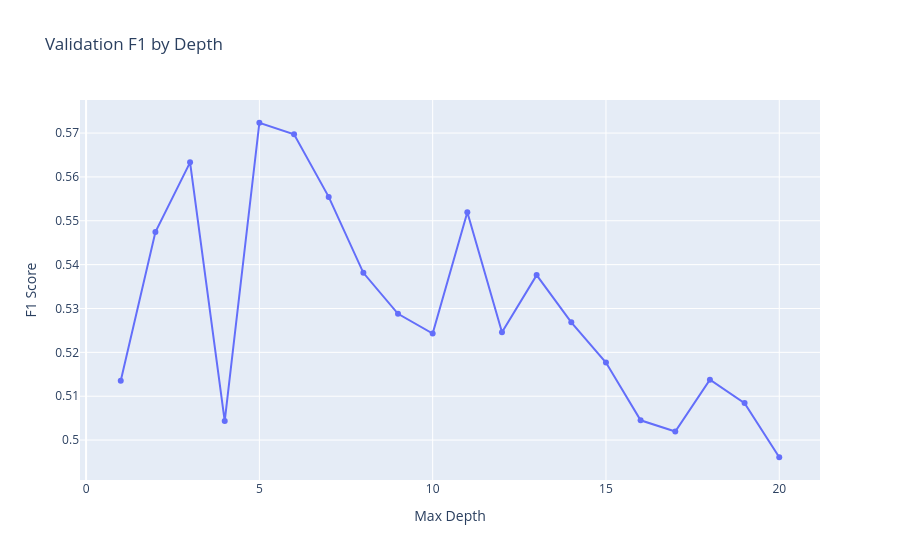

Notebook cell for this chart:
### Markdown cell above
#### 4.3.1 - Model Class Weight Parameter

### Code cell
model_dtc_we, depth, f1_dtc_we, roc_auc_dtc_we = dtc_optimizer(
    features_train_le,
    target_train_le,

    features_val_le,

    target_val_le,
    weight='balanced'
)

scores_df.loc[len(scores_df)] = [
    'model_dtc_we',
    '',
    depth,
    f1_dtc_we,
    roc_auc_dtc_we
]

### Figure 1 — Plotly figure (JSON) as saved in the notebook; plotly's stock layout.template omitted (floating-point values rounded to 4 significant figures)
{"data": [{"hovertemplate": "Max Depth=%{x}<br>F1 Score=%{y}<extra></extra>", "legendgroup": "", "line": {"color": "#636efa", "dash": "solid"}, "marker": {"symbol": "circle"}, "mode": "lines+markers", "name": "", "orientation": "v", "showlegend": false, "type": "scatter", "x": [1.0, 2.0, 3.0, 4.0, 5.0, 6.0, 7.0, 8.0, 9.0, 10.0, 11.0, 12.0, 13.0, 14.0, 15.0, 16.0, 17.0, 18.0, 19.0, 20.0], "xaxis": "x", "y": [0.5135, 0.5474, 0.5633, 0.5043, 0.5723, 0.5697, 0.5554, 0.5381, 0.5288, 0.5243, 0.552, 0.5246, 0.5376, 0.5268, 0.5177, 0.5045, 0.5019, 0.5138, 0.5084, 0.4961], "yaxis": "y"}], "layout": {"legend": {"tracegroupgap": 0}, "title": {"text": "Validation F1 by Depth"}, "xaxis": {"anchor": "y", "domain": [0, 1], "title": {"text": "Max Depth"}}, "yaxis": {"anchor": "x", "domain": [0, 1], "title": {"text": "F1 Score"}}}}
